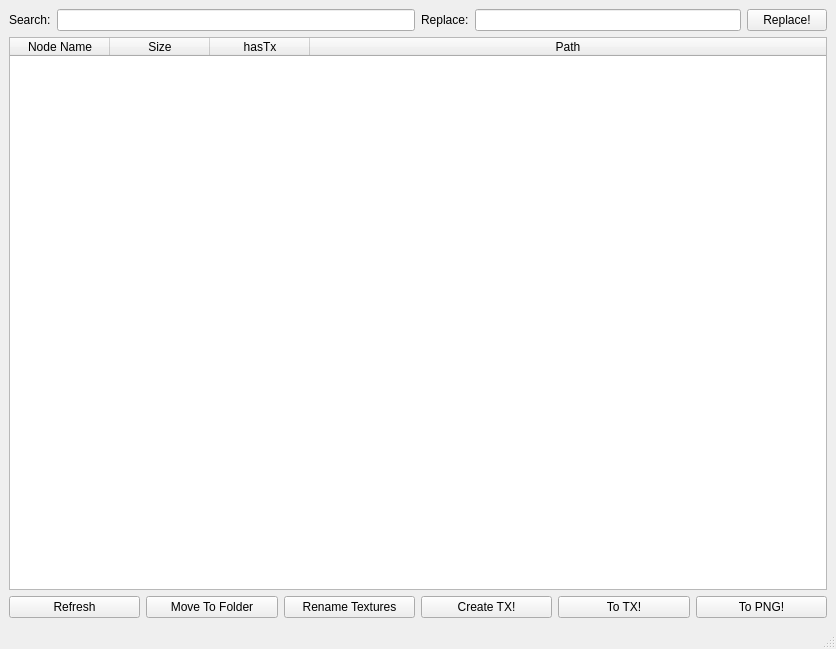
<?xml version="1.0" encoding="UTF-8"?>
<ui version="4.0">
 <class>MainWindow</class>
 <widget class="QMainWindow" name="MainWindow">
  <property name="geometry">
   <rect>
    <x>0</x>
    <y>0</y>
    <width>836</width>
    <height>649</height>
   </rect>
  </property>
  <property name="windowTitle">
   <string>Texture Manager</string>
  </property>
  <widget class="QWidget" name="centralwidget">
   <layout class="QVBoxLayout" name="verticalLayout">
    <item>
     <layout class="QHBoxLayout" name="horizontalLayout_3">
      <item>
       <layout class="QHBoxLayout" name="horizontalLayout">
        <item>
         <widget class="QLabel" name="label">
          <property name="text">
           <string>Search:</string>
          </property>
         </widget>
        </item>
        <item>
         <widget class="QLineEdit" name="searchPath_le"/>
        </item>
       </layout>
      </item>
      <item>
       <layout class="QHBoxLayout" name="horizontalLayout_2">
        <item>
         <widget class="QLabel" name="label_2">
          <property name="text">
           <string>Replace:</string>
          </property>
         </widget>
        </item>
        <item>
         <widget class="QLineEdit" name="replacePath_le"/>
        </item>
        <item>
         <widget class="QPushButton" name="replacePath_btn">
          <property name="toolTip">
           <string>&lt;html&gt;&lt;head/&gt;&lt;body&gt;&lt;p&gt;Replace searched string with new string&lt;/p&gt;&lt;/body&gt;&lt;/html&gt;</string>
          </property>
          <property name="text">
           <string>Replace!</string>
          </property>
         </widget>
        </item>
       </layout>
      </item>
     </layout>
    </item>
    <item>
     <widget class="QTableWidget" name="textures_tw">
      <attribute name="horizontalHeaderStretchLastSection">
       <bool>true</bool>
      </attribute>
      <column>
       <property name="text">
        <string>Node Name</string>
       </property>
      </column>
      <column>
       <property name="text">
        <string>Size</string>
       </property>
      </column>
      <column>
       <property name="text">
        <string>hasTx</string>
       </property>
      </column>
      <column>
       <property name="text">
        <string>Path</string>
       </property>
      </column>
     </widget>
    </item>
    <item>
     <layout class="QHBoxLayout" name="horizontalLayout_4">
      <item>
       <widget class="QPushButton" name="refresh_btn">
        <property name="text">
         <string>Refresh</string>
        </property>
       </widget>
      </item>
      <item>
       <widget class="QPushButton" name="moveToFolder_btn">
        <property name="toolTip">
         <string>&lt;html&gt;&lt;head/&gt;&lt;body&gt;&lt;p&gt;Move all the textures to a folder and change file nodes paths to that folder&lt;/p&gt;&lt;/body&gt;&lt;/html&gt;</string>
        </property>
        <property name="text">
         <string>Move To Folder</string>
        </property>
       </widget>
      </item>
      <item>
       <widget class="QPushButton" name="renameTexture_btn">
        <property name="toolTip">
         <string>&lt;html&gt;&lt;head/&gt;&lt;body&gt;&lt;p&gt;Change path to tx version, if there is no tx version automatically create one&lt;/p&gt;&lt;/body&gt;&lt;/html&gt;</string>
        </property>
        <property name="text">
         <string>Rename Textures</string>
        </property>
       </widget>
      </item>
      <item>
       <widget class="QPushButton" name="createTx_btn">
        <property name="toolTip">
         <string>&lt;html&gt;&lt;head/&gt;&lt;body&gt;&lt;p&gt;Change path to tx version, if there is no tx version automatically create one&lt;/p&gt;&lt;/body&gt;&lt;/html&gt;</string>
        </property>
        <property name="text">
         <string>Create TX!</string>
        </property>
       </widget>
      </item>
      <item>
       <widget class="QPushButton" name="toTx_btn">
        <property name="toolTip">
         <string>&lt;html&gt;&lt;head/&gt;&lt;body&gt;&lt;p&gt;Change path to tx version, if there is no tx version automatically create one&lt;/p&gt;&lt;/body&gt;&lt;/html&gt;</string>
        </property>
        <property name="text">
         <string>To TX!</string>
        </property>
       </widget>
      </item>
      <item>
       <widget class="QPushButton" name="toPng_btn">
        <property name="toolTip">
         <string>&lt;html&gt;&lt;head/&gt;&lt;body&gt;&lt;p&gt;Change path to png version&lt;/p&gt;&lt;/body&gt;&lt;/html&gt;</string>
        </property>
        <property name="text">
         <string>To PNG!</string>
        </property>
       </widget>
      </item>
     </layout>
    </item>
   </layout>
  </widget>
  <widget class="QMenuBar" name="menubar">
   <property name="geometry">
    <rect>
     <x>0</x>
     <y>0</y>
     <width>836</width>
     <height>21</height>
    </rect>
   </property>
  </widget>
  <widget class="QStatusBar" name="statusbar"/>
 </widget>
 <resources/>
 <connections/>
</ui>
